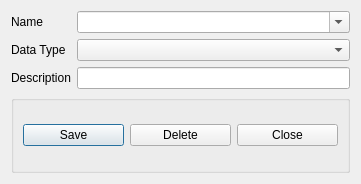
<?xml version="1.0" encoding="UTF-8"?>
<ui version="4.0">
 <class>HouseCharacteristics</class>
 <widget class="QDialog" name="HouseCharacteristics">
  <property name="geometry">
   <rect>
    <x>0</x>
    <y>0</y>
    <width>361</width>
    <height>184</height>
   </rect>
  </property>
  <property name="minimumSize">
   <size>
    <width>341</width>
    <height>180</height>
   </size>
  </property>
  <property name="windowTitle">
   <string>Household Characteristics</string>
  </property>
  <layout class="QFormLayout" name="formLayout">
   <item row="0" column="0">
    <widget class="QLabel" name="label">
     <property name="text">
      <string>Name</string>
     </property>
     <property name="buddy">
      <cstring>cmbCharacteristic</cstring>
     </property>
    </widget>
   </item>
   <item row="0" column="1">
    <widget class="QComboBox" name="cmbCharacteristic">
     <property name="editable">
      <bool>true</bool>
     </property>
    </widget>
   </item>
   <item row="1" column="0">
    <widget class="QLabel" name="label_2">
     <property name="text">
      <string>Data Type</string>
     </property>
     <property name="buddy">
      <cstring>cmbDataType</cstring>
     </property>
    </widget>
   </item>
   <item row="1" column="1">
    <widget class="QComboBox" name="cmbDataType">
     <property name="editable">
      <bool>false</bool>
     </property>
    </widget>
   </item>
   <item row="2" column="0">
    <widget class="QLabel" name="label_3">
     <property name="text">
      <string>Description</string>
     </property>
     <property name="buddy">
      <cstring>txtDescription</cstring>
     </property>
    </widget>
   </item>
   <item row="2" column="1">
    <widget class="QLineEdit" name="txtDescription"/>
   </item>
   <item row="3" column="0" colspan="2">
    <widget class="QGroupBox" name="groupBox">
     <property name="sizePolicy">
      <sizepolicy hsizetype="Expanding" vsizetype="MinimumExpanding">
       <horstretch>0</horstretch>
       <verstretch>0</verstretch>
      </sizepolicy>
     </property>
     <property name="title">
      <string/>
     </property>
     <layout class="QHBoxLayout" name="horizontalLayout">
      <item>
       <widget class="QPushButton" name="btnCharacteristicSave">
        <property name="text">
         <string>Save</string>
        </property>
       </widget>
      </item>
      <item>
       <widget class="QPushButton" name="btnCharacteristicDelete">
        <property name="text">
         <string>Delete</string>
        </property>
       </widget>
      </item>
      <item>
       <widget class="QPushButton" name="btnHouseClose">
        <property name="text">
         <string>Close</string>
        </property>
       </widget>
      </item>
     </layout>
    </widget>
   </item>
  </layout>
 </widget>
 <tabstops>
  <tabstop>cmbCharacteristic</tabstop>
  <tabstop>cmbDataType</tabstop>
  <tabstop>txtDescription</tabstop>
 </tabstops>
 <resources/>
 <connections>
  <connection>
   <sender>cmbCharacteristic</sender>
   <signal>currentIndexChanged(int)</signal>
   <receiver>HouseCharacteristics</receiver>
   <slot>populateForm()</slot>
   <hints>
    <hint type="sourcelabel">
     <x>164</x>
     <y>33</y>
    </hint>
    <hint type="destinationlabel">
     <x>21</x>
     <y>150</y>
    </hint>
   </hints>
  </connection>
  <connection>
   <sender>btnCharacteristicSave</sender>
   <signal>clicked()</signal>
   <receiver>HouseCharacteristics</receiver>
   <slot>saveHouseholdCharacteristic()</slot>
   <hints>
    <hint type="sourcelabel">
     <x>103</x>
     <y>155</y>
    </hint>
    <hint type="destinationlabel">
     <x>95</x>
     <y>180</y>
    </hint>
   </hints>
  </connection>
  <connection>
   <sender>btnCharacteristicDelete</sender>
   <signal>clicked()</signal>
   <receiver>HouseCharacteristics</receiver>
   <slot>deleteHouseholdCharacteristic()</slot>
   <hints>
    <hint type="sourcelabel">
     <x>190</x>
     <y>145</y>
    </hint>
    <hint type="destinationlabel">
     <x>155</x>
     <y>176</y>
    </hint>
   </hints>
  </connection>
  <connection>
   <sender>btnHouseClose</sender>
   <signal>clicked()</signal>
   <receiver>HouseCharacteristics</receiver>
   <slot>mdiClose()</slot>
   <hints>
    <hint type="sourcelabel">
     <x>284</x>
     <y>157</y>
    </hint>
    <hint type="destinationlabel">
     <x>269</x>
     <y>178</y>
    </hint>
   </hints>
  </connection>
 </connections>
 <slots>
  <slot>populateForm()</slot>
  <slot>saveHouseholdCharacteristic()</slot>
  <slot>deleteHouseholdCharacteristic()</slot>
  <slot>mdiClose()</slot>
 </slots>
</ui>
